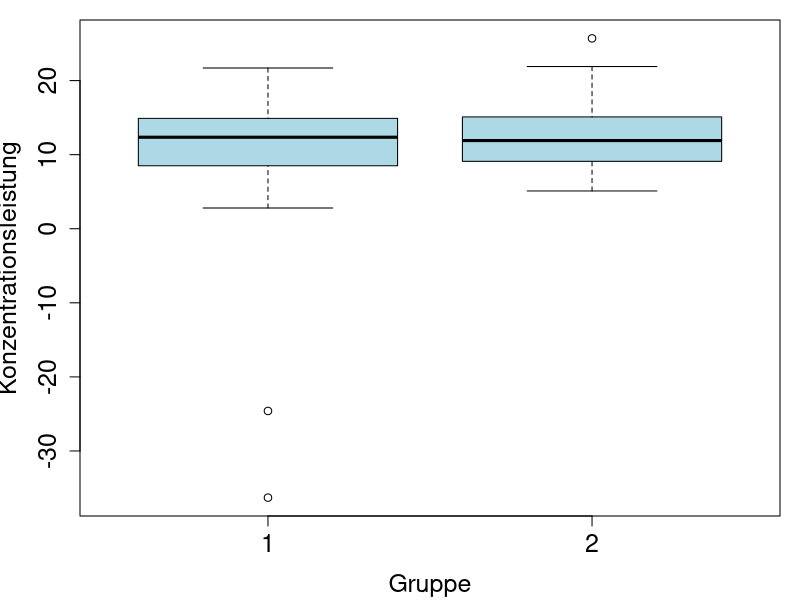
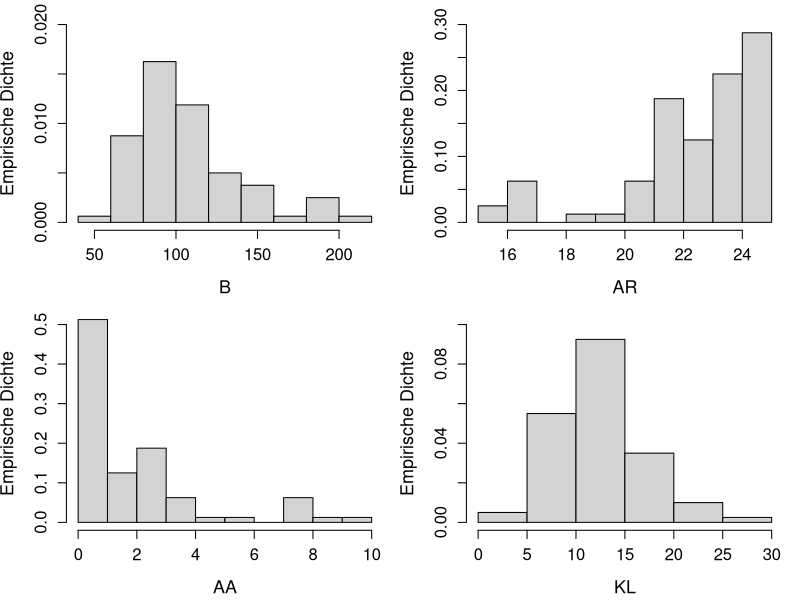
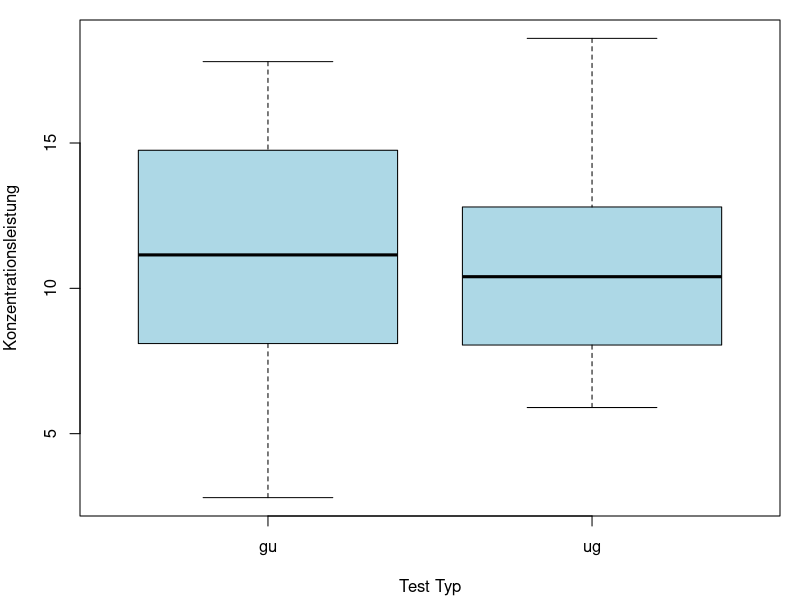
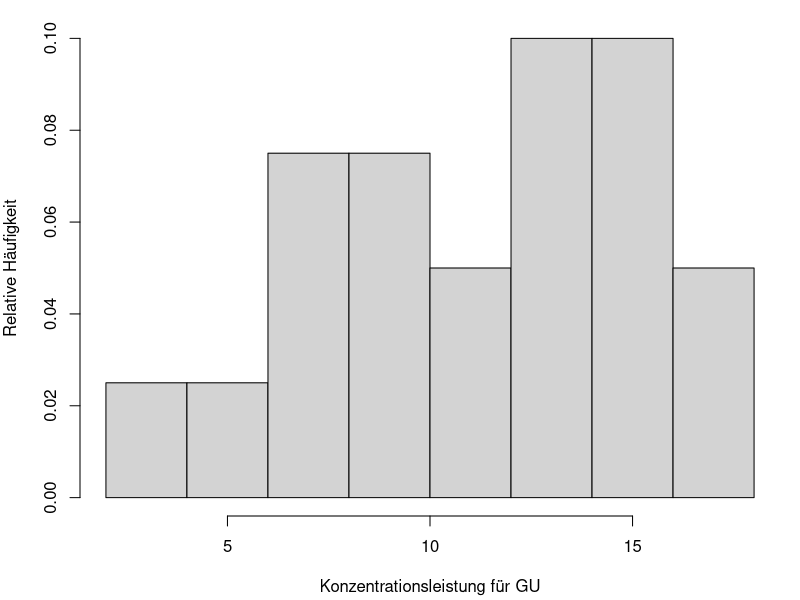
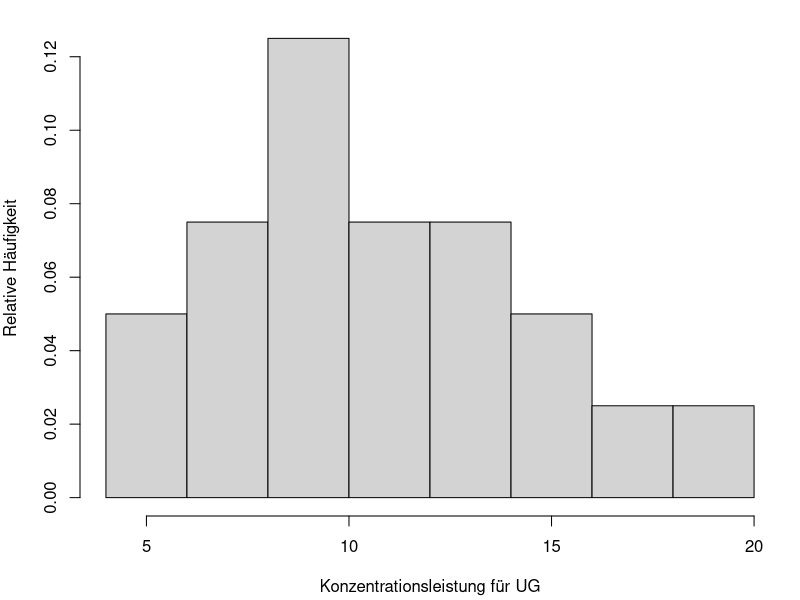
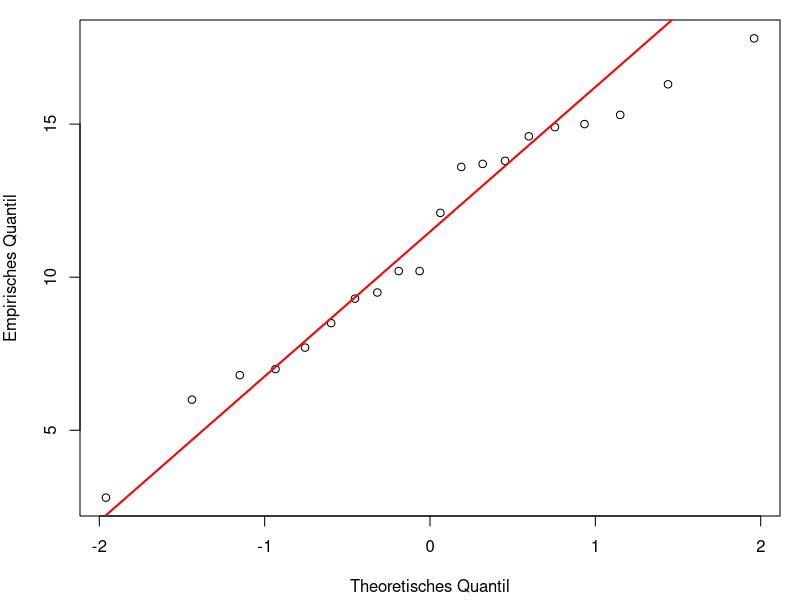
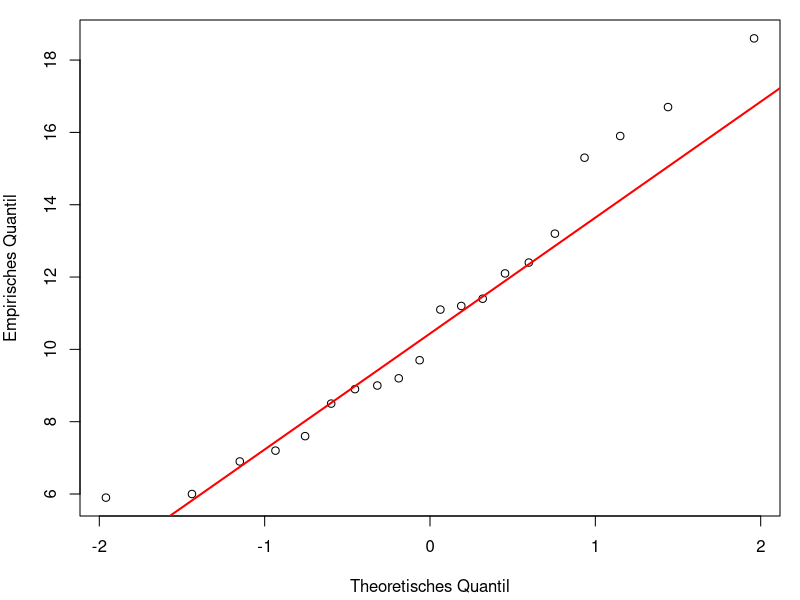
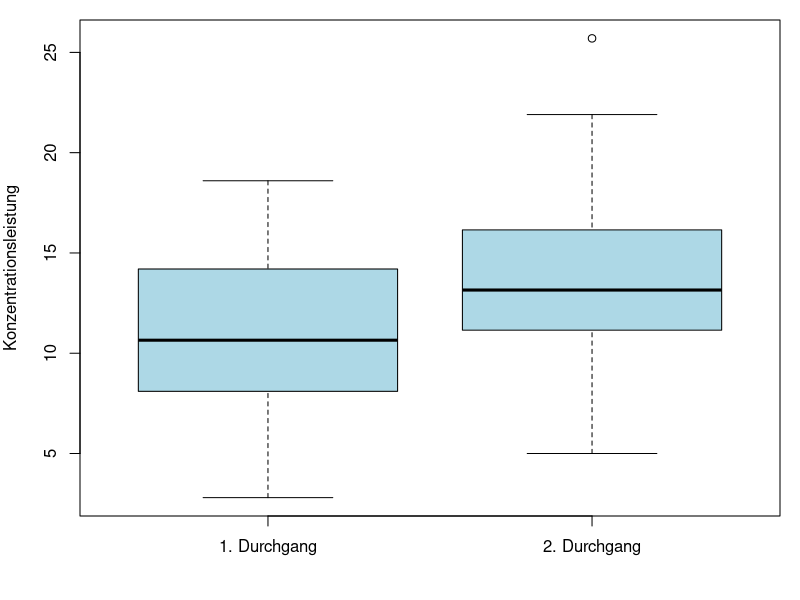

The R source for these figures, in order:
library(car)

df <- read.table("Konzentrationsdaten.txt", header=TRUE)
head(df)
dim(df)

# Überprüfung auf NA-Werte
sum(is.na(df)) # 0

# Betrachtung der Verteilung der KL nach Gruppe
par(mar = c(4.2, 4, 1, 1))
boxplot(df$KL ~ df$gruppe, col = "lightblue",
        xlab = "Gruppe", ylab = "Konzentrationsleistung", 
        cex.axis = 1.5, cex.lab = 1.5)
# Häufigkeitsverteilung der AF
table(df$AF)

# Entfernen der Zeile mit Extremwerten:
df <- df[df$id != "14",]

attach(df)
# Betrachtung der Verteilung der Daten nach Entfernung der Extremwerten
# Histogramme von der Bearbeitungszeit, Anzahl richtiger Zeichen, 
# Anzahl ausgelassener (richtiger) Zeichen, Konzentrationsleistung
par(mar = c(4.2, 4, 1, 1), mfrow = c(2, 2))
hist(B, main = "", ylab = "Empirische Dichte", probability = TRUE, 
     cex.axis = 1.2, cex.lab = 1.3, ylim = c(0, 0.02))
hist(AR, main = "", ylab = "Empirische Dichte", probability = TRUE,
     cex.axis = 1.2, cex.lab = 1.3, ylim = c(0, 0.3)) 
hist(AA, main = "", ylab = "Empirische Dichte", probability = TRUE,
     cex.axis = 1.2, cex.lab = 1.3, ylim = c(0, 0.5))
hist(KL, main = "", ylab = "Empirische Dichte", probability = TRUE, 
     cex.axis = 1.2, cex.lab = 1.3, ylim = c(0, 0.1))

par(mfrow = c(1, 1)) 

# Umwandlung der Variablen in Faktoren:
gruppe <- as.factor(gruppe) 
id <- as.factor(id)
durchgang <- as.factor(durchgang)
test_typ <- as.factor(test_typ)

detach(df)

# AUFGABE 1
# Zwei unverbundene Stichproben

df_durchgang1 <- subset(df, durchgang == 1)
durchgang1_gu_kl <- df_durchgang1[df_durchgang1$test_typ == "gu", ]$KL
durchgang1_ug_kl <- df_durchgang1[df_durchgang1$test_typ == "ug", ]$KL

# Vergleich der Konzentrationsleistung zwischen GU- und UG-Test im ersten Durchgang
boxplot(df_durchgang1$KL ~ df_durchgang1$test_typ, col = "lightblue",
        xlab = "Test Typ", ylab = "Konzentrationsleistung")

# Verteilung der Konzentrationsleistung für GU im ersten Durchgang
hist(durchgang1_gu_kl, xlab = "Konzentrationsleistung für GU",
     ylab = "Relative Häufigkeit", probability = TRUE, main = "")

# Verteilung der Konzentrationsleistung für UG im ersten Durchgang
hist(durchgang1_ug_kl, xlab = "Konzentrationsleistung für UG",
     ylab = "Relative Häufigkeit", probability = TRUE, main = "")

# Rechne Kolmogorov-Smirnov-Test auf Normalverteilung
# GU Test:
mu <- mean(durchgang1_gu_kl) # 11.255
sigma2 <- var(durchgang1_gu_kl) # 16.22261
ks.test(durchgang1_gu_kl, y="pnorm", mean=mu, sd=sqrt(sigma2))
# p-value = 0.6115

# UG Test:
mu <- mean(durchgang1_ug_kl) # 10.84
sigma2 <- var(durchgang1_ug_kl) # 13.36147
ks.test(durchgang1_ug_kl, y="pnorm", mean=mu, sd=sqrt(sigma2))
# p-value = 0.8863

# Wir verwerfen die H0 bei beiden Testen nicht, dass die Daten aus einer 
# N(mu, sqrt(sigma2))-Verteilung stammen -> nichts spricht dagegen, 
# dass die Daten normalverteilt sind

# Zusätzlich erstellen wir das QQ-Plot, um visuell die NV-Annahme zu überprüfen:
# QQ-Plot zur Überprüfung der Normalverteilung der Konzentrationsleistung (KL) (GU-Test)
qqnorm(durchgang1_gu_kl, main = "",  xlab = "Theoretisches Quantil", ylab = "Empirisches Quantil")
qqline(durchgang1_gu_kl, col = "red", lwd = 2)

# QQ-Plot zur Überprüfung der Normalverteilung der Konzentrationsleistung (KL) (UG-Test)
qqnorm(durchgang1_ug_kl, main = "", xlab = "Theoretisches Quantil", ylab = "Empirisches Quantil")
qqline(durchgang1_ug_kl, col = "red", lwd = 2)
# Die Q-Q Plots zeigen, dass die Daten für beide Testgruppen (GU und UG) 
# annähernd normalverteilt sind. Die Anzahl an Beobachtungen ist aber niedrig. 

# Zusätzlich: Shapiro-Wilk-Normalitätstest verwirft die H0 auch nicht:
shapiro.test(durchgang1_gu_kl) # p-value = 0.5617
shapiro.test(durchgang1_ug_kl) # p-value = 0.3286

var.test(durchgang1_gu_kl, durchgang1_ug_kl)
# p-value = 0.6767 => die Varianzen sind nicht signifikant unterschiedlich

# Verwenden wir den t-Test zur Überprüfung der Unterschiede 
# in Konzentrationsscores zwischen GU und UG Test:
t.test(durchgang1_gu_kl, durchgang1_ug_kl, var.equal = TRUE)
# oder alternativ: t.test(KL ~ gruppe, data = df_durchgang1)
# p-value = 0.7348 => die Unterschiede sind nicht signifikant!


# AUFGABE 2
# Zwei verbundene Stichproben

# a) Verbesserung des Konzentrationsscores durch Wiederholungseffekt
durchgang1_kl <- df[df$durchgang == "1", ]$KL
durchgang2_kl <- df[df$durchgang == "2", ]$KL

# Verbesserung des Konzentrationsscores durch Wiederholungseffekt
boxplot(durchgang1_kl,
        durchgang2_kl,
        names = c("1. Durchgang", "2. Durchgang"),
        ylab = "Konzentrationsleistung",
        xlab = "", horizontal = FALSE, col = "lightblue")

par(mfrow = c(1, 2)) 

# Verteilung des Konzentrationsscores im 1. Durchgang
hist(durchgang1_kl, xlab = "KL für 1. Durchgang", 
     ylab = "Relative Häufigkeit", probability = TRUE, main = "")
lines(density(durchgang1_kl), col = "blue", lwd = 2)
abline(v = median(durchgang1_kl), col = "red", lwd = 2, lty = 2)
legend("topright", legend = c("Dichte", "Median"), 
       col = c("blue", "red"), lwd = 2, lty = c(1, 2), bty = "n")

# Verteilung des Konzentrationsscores im 2. Durchgang
hist(durchgang2_kl, xlab = "KL für 2. Durchgang", 
     ylab = "Relative Häufigkeit", probability = TRUE, main = "", breaks = 9)
lines(density(durchgang2_kl), col = "blue", lwd = 2)
abline(v = median(durchgang2_kl), col = "red", lwd = 2, lty = 2)
legend("topright", legend = c("Dichte", "Median"), 
       col = c("blue", "red"), lwd = 2, lty = c(1, 2), bty = "n")
par(mfrow = c(1, 1)) 

differences <- durchgang2_kl - durchgang1_kl

mu <- mean(differences) # 2.7125
sigma2 <- var(differences) # 10.26369

ks.test(differences, y="pnorm", mean=mu, sd=sqrt(sigma2)) 
# p-value = 0.676 => wir können die H0 beibehalten

# Zusätlich:
shapiro.test(differences) # p-value = 0.1214 => H0 wird beibehalten

# QQ-Plot der Differenzen im Konzentrationsscore
qqnorm(differences, main="", xlab = "Theoretisches Quantil", ylab = "Empirisches Quantil")
qqline(differences, col = "red", lwd = 2)
# Differenzen sind normalverteilt => wir können t-test verwenden

# t.test(zweiter_durchgang_kl, erster_durchgang_kl, paired = TRUE, alternative = "greater")
t.test(differences, alternative = "greater")
# p-value = 2.033e-06, wir lehnen H0 ab => entscheiden für H1 (2. Durchgang > 1. Durchgang)
# => die Konzentrationsscore verbessert sich durch einen Wiederholungseffekt

# b) Verbesserung der Bearbeitungszeit durch Wiederholungseffekt
durchgang1_zeit <- df[df$durchgang == "1", ]$B
durchgang2_zeit <- df[df$durchgang == "2", ]$B

# Verbesserung des Bearbeitungszeit durch Wiederholungseffekt
boxplot(durchgang1_zeit,
        durchgang2_zeit,
        names = c("1. Durchgang", "2. Durchgang"),
        ylab = "Bearbeitungzeit",
        xlab = "", horizontal = FALSE, col = "lightblue")

par(mfrow = c(1, 2)) 
# Verteilung des Bearbeitungszeit im 1. Durchgang
hist(durchgang1_zeit, xlab = "Bearbeitungszeit für 1. Durchgang", 
     ylab = "Relative Häufigkeit", probability = TRUE, 
     main = "")
lines(density(durchgang1_zeit), col = "blue", lwd = 2)
abline(v = median(durchgang1_zeit), col = "red", lwd = 2, lty = 2)
legend("topright", legend = c("Dichte", "Median"), 
       col = c("blue", "red"), lwd = 2, lty = c(1, 2), bty = "n")

# Verteilung des Bearbeitungszeit im 2. Durchgang
hist(durchgang2_zeit, xlab = "Bearbeitungszeit für 2. Durchgang", 
     ylab = "Relative Häufigkeit", probability = TRUE, 
     main = "")
lines(density(durchgang2_zeit), col = "blue", lwd = 2)
abline(v = median(durchgang2_zeit), col = "red", lwd = 2, lty = 2)
legend("topright", legend = c("Dichte", "Median"), 
       col = c("blue", "red"), lwd = 2, lty = c(1, 2), bty = "n")
par(mfrow = c(1, 1)) 

differences <- durchgang2_zeit - durchgang1_zeit

mu <- mean(differences) # -16.8175
sigma2 <- var(differences) # 635.8917

ks.test(differences, y="pnorm", mean=mu, sd=sqrt(sigma2))
# p-value = 0.4376 => wir lehnen H0 nicht ab

# Zusätlich:
shapiro.test(differences) # p-value = 0.1187=> H0 wird beibehalten

# QQ-Plot der Differenzen im Bearbeitungszeit
qqnorm(differences, main="", xlab = "Theoretisches Quantil", ylab = "Empirisches Quantil")
qqline(differences, col = "red", lwd = 2)
# Differenzen sind normalverteilt => wir können t-test verwenden

# t.test(durchgang2_zeit, durchgang1_zeit, paired = TRUE, alternative = "less")
t.test(differences, alternative = "less")
# p-value = 7.098e-05 => wie lehnen H0 ab => die Bearbeitungszeit hat sich verbessert 


# AUFGABE 3
# Ist eine potentielle Verbesserung des Konzentrationsscores durch Wiederholung 
# größer, wenn exakt der gleiche Test wiederholt wird (Gruppe 1) im Vergleich 
# dazu, dass von UG auf GU gewechselt wird (Gruppe 2)?

# Gruppe 1:
gruppe1_durchgang1_kl <- df[df$gruppe == "1" & df$durchgang == "1", ]$KL
gruppe1_durchgang2_kl <- df[df$gruppe == "1" & df$durchgang == "2", ]$KL

differences1 <- gruppe1_durchgang2_kl - gruppe1_durchgang1_kl

mu <- mean(differences1) # 2.31
sigma2 <- var(differences1) # 9.942

ks.test(differences1, y="pnorm", mean=mu, sd=sqrt(sigma2))
# p-value = 0.9548 => wir lehnen H0 nicht ab

# Zusätlich:
shapiro.test(differences1) # p-value = 0.2586 => H0 wird beibehalten

# QQ-Plot der Differenzen in Konzentrationsscores für die 1. Gruppe
qqnorm(differences1, main="", xlab = "Theoretisches Quantil", ylab = "Empirisches Quantil")
qqline(differences1, col = "red", lwd = 2)
# Differenzen sind normalverteilt => wir können t-test verwenden

t.test(gruppe1_durchgang2_kl, gruppe1_durchgang1_kl, paired = TRUE, alternative = "greater")
t.test(differences1, alternative = "greater")
# p-value = 0.001986 => die Differenzen sind signifikant, KL verbessert sich

# Gruppe 2:
gruppe2_durchgang1_kl <- df[df$gruppe == "2" & df$durchgang == "1", ]$KL
gruppe2_durchgang2_kl <- df[df$gruppe == "2" & df$durchgang == "2", ]$KL

differences2 <- gruppe2_durchgang2_kl - gruppe2_durchgang1_kl

mu <- mean(differences2) # 3.115
sigma2 <- var(differences2) # 10.7845

ks.test(differences2, y="pnorm", mean=mu, sd=sqrt(sigma2))
# p-value = 0.9467 => wir lehnen H0 nicht ab

# Zusätlich:
shapiro.test(differences2) # p-value = 0.6598 => H0 wird beibehalten

# QQ-Plot der Differenzen in Konzentrationsscores für die 2. Gruppe
qqnorm(differences2, main="", xlab = "Theoretisches Quantil", ylab = "Empirisches Quantil")
qqline(differences2, col = "red", lwd = 2)
# Differenzen sind normalverteilt => wir können t-test verwenden

t.test(gruppe2_durchgang2_kl, gruppe2_durchgang1_kl, paired = TRUE, alternative = "greater")
t.test(differences2, alternative = "greater")
# p-value = 0.0002205 => die Differenzen sind signifikant, KL verbessert sich

var.test(differences1, differences2) 
# p-value = 0.8611 => die Varianzen sind nicht signifikant unterschiedlich

t.test(differences1, differences2, alternative = "greater", var.equal = TRUE)
# p-value = 0.783
